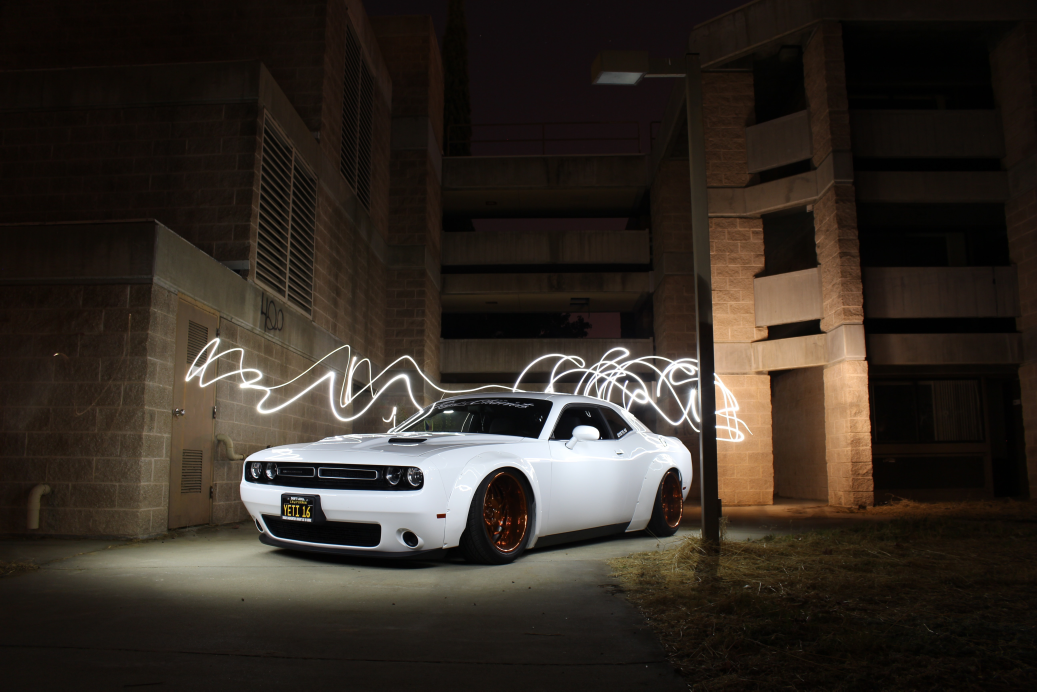
#> input picture car.jpg, 5184 x 3456 px (shown at 1/5 size)
$ python crop.py
#> lines starting #> are read from the running program, lines starting #| are printed output that depends on the picture
from PIL import Image
image = Image.open("car.jpg")
#> image is the input picture: PIL image 5184x3456 RGB; mean R, G, B 51.2, 43.4, 36

crop= image.crop((30, 700, 900, 800))
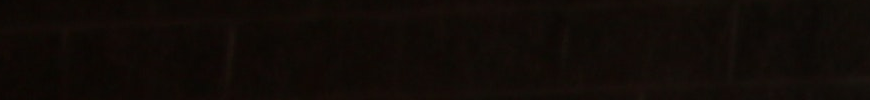
#> crop: PIL image 870x100 RGB; mean R, G, B 16.5, 10.7, 7
crop.show()
